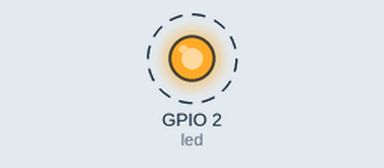
A sketch run on a simulated ESP32. On the bench: output pins drawn as LEDs (lit = HIGH). Dashed ring = blinking. WiFi joins after 1.5 s; servers stay silent unless stated.

Above: at 1.7 s.
Timing chart, 0 to 4.5 s (numbered marks = the images above):
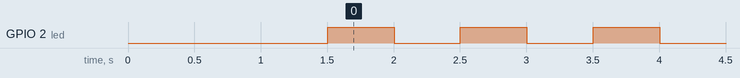

The sketch:

blink.ino
```cpp
// Include Libraries
#include <WiFi.h>        // For connecting ESP32 to WiFi
#include <ArduinoOTA.h>  // For enabling over the air updates

// Set WiFi Credentials
const char* ssid = "Aaa";      // Change to your WiFi Network name
const char* password = "12459876";  // Change to you password

//variabls for blinking an LED with Millis
const int led = 2;                 // ESP32 Pin to which onboard LED is connected

void setup() {
  pinMode(led, OUTPUT);

  // Connect to WiFi
  WiFi.begin(ssid, password);
  while (WiFi.waitForConnectResult() != WL_CONNECTED) {
    delay(5000);
    ESP.restart();
  }

  ArduinoOTA.begin();  // Starts OTA
}

void loop() {
  ArduinoOTA.handle();  // Handles OTA
  digitalWrite(led, HIGH); delay(500);
  digitalWrite(led, LOW);  delay(500);
}
```

Measured:
- by itself, GPIO 2 (led): alternates HIGH for 0.50 s and LOW for 0.50 s
